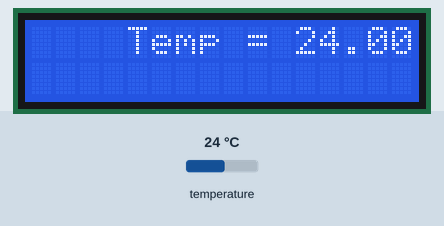
Recording of a sketch running on a simulated Arduino Uno, built with avr-gcc and run on an emulated ATmega328P. Parts: 16×2 character LCD. The inputs (shaded band) are chosen by the test bench; at power-on: temperature 24 °C.

Above: at 3.2 s.
3.3 s: temperature set to 12 °C
At 4.8 s:
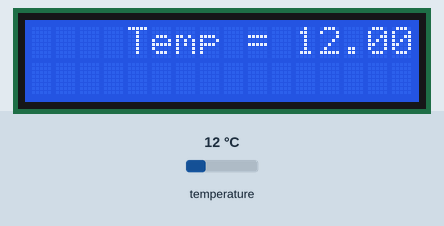
5.4 s: temperature set to 19 °C
At 6.7 s:
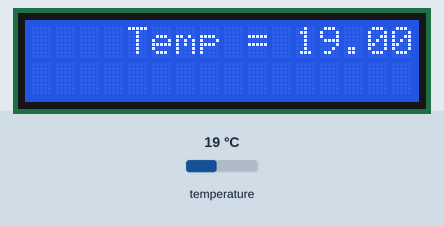
7.4 s: temperature set to 28 °C
At 8.5 s:
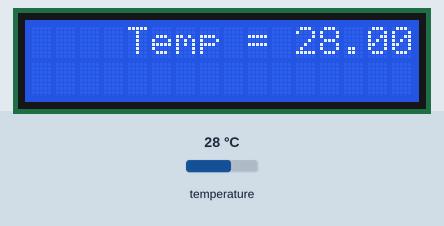
Timing chart, 0 to 10.4 s (numbered marks = the images above; inputs shaded):
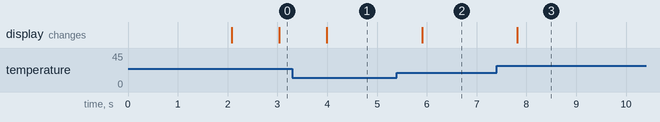

The sketch:

Termometru_simplu_DS18B20_LCD.ino
```cpp
//=========================================================//
//=                   Codul  Arduino                      =//
//=                       pentru                          =//
//=              Termometru simplu cu DS18B20             =//
//=                 si afisare pe LCD 16x2                =//
//=                         V-2                           =//
//=    citire instantanee temperatura DS18B20 fara delay  =//
//=          https://hobby-geomar.blogspot.com/           =//
//=========================================================//

//--- Biblioteci necesare -------
#include <OneWire.h>
#include <DallasTemperature.h>
#include <LiquidCrystal.h>


// inițializează biblioteca prin asocierea pinilor de la LCD
// cu pinii Arduino la care sunt conectati
LiquidCrystal lcd(7,   // pin RS LCD -> digital 8 Arduino
                  6,   // pin EN LCD -> digital 7 Arduino
                  5,   // pin D4 LCD -> digital 6 Arduino
                  4,   // pin D5 LCD -> digital 5 Arduino
                  3,   // pin D6 LCD -> digital 4 Arduino
                  2);  // pin D7 LCD -> digital 3 Arduino


#define ONE_WIRE_BUS A3  //----- Senzorul DS 18B20 este conectat pe pin A3 Arduino
OneWire oneWire(ONE_WIRE_BUS);
DallasTemperature sensors(&oneWire);

float tempC;  //---- Variabilă care memoreaza temperatura


void setup() {

  sensors.begin();  // --- Initializare LCD

  lcd.begin(16, 2);  // --- Tip LCD, 16x2

  // -----------------------------------------------------------------
  // Cod opțional pentru mesajul introductiv
  // Puneți-vă propriul mesaj între ghilimele, ex: "* Hobby-GeoMar *"
  // intre ghilimele maxim 16 caractere cat are linia de la LCD
  // -----------------------------------------------------------------

  lcd.setCursor(1, 0);            //---- Setare afisare mesaj 1, prima linie, pozitia 1
  lcd.print("* Hobby-GeoMar *");  //---- Mesaj 1 pentru afisare pe LCD
  lcd.setCursor(1, 1);            //---- Setare afisare mesaj 2, a doua linie, pozitia 1
  lcd.print("  blogspot.com  ");  //---- Mesaj 2 pentru afisare pe LCD
  delay(2000);                    //---- intarziere 2 secunde, timp cat este afisat mesajul
  lcd.clear();                    //---- Stergere LCD
  //---------------------------------------
}

void loop() {
  //-- citire temperatura aproape instantaneu si memorare in tempC fara blocari/delay
  unsigned long start = millis();  //Înainte de a bloca requestForConversion
  sensors.requestTemperatures();   //Solicitați temperatura de la senzor.
  unsigned long stop = millis();         //După blocarea requestForConversion
  tempC = (sensors.getTempCByIndex(0));  //Citiți temperatura de la primul (singurul) senzor de pe bus.
  start = millis();
  sensors.setWaitForConversion(false);
  sensors.requestTemperatures();
  sensors.setWaitForConversion(true);
  stop = millis();

   int resolution = 10;
  delay(750/ (1 << (12-resolution)));

  lcd.setCursor(4, 0);  //---- Setare afisare temperatura pe prima linie a LCD-ului de la pozitia 0
  lcd.print("Temp = ");  //---- Afisare text "TEMP:" pe LCD
  lcd.print(tempC, 2);  //---- Afisare temperatura senzor pe LCD (tempC, 0) este fara zecimala, (tempC, 1) cu o zecimala)
  lcd.print("\337C");   //---- Afisare simbol grad Celsius pe LCD
}
//============== Terminare program ============================
```

Measured:
- after the input at 3.3 s, the display: changes after 0.70 s (image 1)
- after the input at 5.4 s, the display: changes after 0.51 s (image 2)
- after the input at 7.4 s, the display: changes after 0.42 s (image 3)
